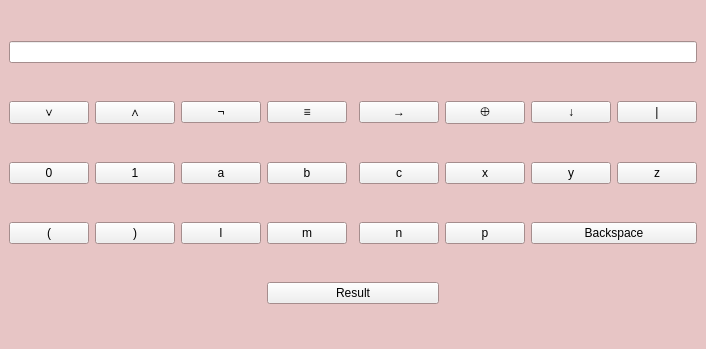
<?xml version="1.0" encoding="UTF-8"?>
<ui version="4.0">
 <class>calculator</class>
 <widget class="QMainWindow" name="calculator">
  <property name="geometry">
   <rect>
    <x>0</x>
    <y>0</y>
    <width>700</width>
    <height>349</height>
   </rect>
  </property>
  <property name="palette">
   <palette>
    <active>
     <colorrole role="Base">
      <brush brushstyle="SolidPattern">
       <color alpha="255">
        <red>255</red>
        <green>255</green>
        <blue>255</blue>
       </color>
      </brush>
     </colorrole>
     <colorrole role="Window">
      <brush brushstyle="SolidPattern">
       <color alpha="255">
        <red>231</red>
        <green>197</green>
        <blue>197</blue>
       </color>
      </brush>
     </colorrole>
     <colorrole role="Highlight">
      <brush brushstyle="SolidPattern">
       <color alpha="255">
        <red>173</red>
        <green>127</green>
        <blue>168</blue>
       </color>
      </brush>
     </colorrole>
    </active>
    <inactive>
     <colorrole role="Base">
      <brush brushstyle="SolidPattern">
       <color alpha="255">
        <red>255</red>
        <green>255</green>
        <blue>255</blue>
       </color>
      </brush>
     </colorrole>
     <colorrole role="Window">
      <brush brushstyle="SolidPattern">
       <color alpha="255">
        <red>231</red>
        <green>197</green>
        <blue>197</blue>
       </color>
      </brush>
     </colorrole>
     <colorrole role="Highlight">
      <brush brushstyle="SolidPattern">
       <color alpha="255">
        <red>173</red>
        <green>127</green>
        <blue>168</blue>
       </color>
      </brush>
     </colorrole>
    </inactive>
    <disabled>
     <colorrole role="Base">
      <brush brushstyle="SolidPattern">
       <color alpha="255">
        <red>231</red>
        <green>197</green>
        <blue>197</blue>
       </color>
      </brush>
     </colorrole>
     <colorrole role="Window">
      <brush brushstyle="SolidPattern">
       <color alpha="255">
        <red>231</red>
        <green>197</green>
        <blue>197</blue>
       </color>
      </brush>
     </colorrole>
     <colorrole role="Highlight">
      <brush brushstyle="SolidPattern">
       <color alpha="255">
        <red>145</red>
        <green>145</green>
        <blue>145</blue>
       </color>
      </brush>
     </colorrole>
    </disabled>
   </palette>
  </property>
  <property name="windowTitle">
   <string>calculator</string>
  </property>
  <widget class="QWidget" name="centralwidget">
   <layout class="QGridLayout" name="gridLayout">
    <item row="3" column="3">
     <widget class="QPushButton" name="b">
      <property name="text">
       <string>b</string>
      </property>
     </widget>
    </item>
    <item row="3" column="8">
     <widget class="QPushButton" name="z">
      <property name="text">
       <string>z</string>
      </property>
     </widget>
    </item>
    <item row="5" column="6">
     <widget class="QPushButton" name="p">
      <property name="text">
       <string>p</string>
      </property>
     </widget>
    </item>
    <item row="1" column="8">
     <widget class="QPushButton" name="Schaeffers_stroke">
      <property name="text">
       <string>|</string>
      </property>
     </widget>
    </item>
    <item row="1" column="0">
     <widget class="QPushButton" name="Disjunction">
      <property name="text">
       <string>∨</string>
      </property>
     </widget>
    </item>
    <item row="3" column="0">
     <widget class="QPushButton" name="Zero">
      <property name="text">
       <string>0</string>
      </property>
     </widget>
    </item>
    <item row="3" column="7">
     <widget class="QPushButton" name="y">
      <property name="text">
       <string>y</string>
      </property>
     </widget>
    </item>
    <item row="5" column="3">
     <widget class="QPushButton" name="m">
      <property name="text">
       <string>m</string>
      </property>
     </widget>
    </item>
    <item row="1" column="3">
     <widget class="QPushButton" name="Equivalence">
      <property name="text">
       <string>≡</string>
      </property>
     </widget>
    </item>
    <item row="1" column="2">
     <widget class="QPushButton" name="Inversion">
      <property name="text">
       <string>¬</string>
      </property>
     </widget>
    </item>
    <item row="1" column="6">
     <widget class="QPushButton" name="XOR">
      <property name="text">
       <string>⊕</string>
      </property>
     </widget>
    </item>
    <item row="3" column="5">
     <widget class="QPushButton" name="c">
      <property name="text">
       <string>c</string>
      </property>
     </widget>
    </item>
    <item row="5" column="0">
     <widget class="QPushButton" name="Left_bracket">
      <property name="text">
       <string>(</string>
      </property>
     </widget>
    </item>
    <item row="3" column="2">
     <widget class="QPushButton" name="a">
      <property name="text">
       <string>a</string>
      </property>
     </widget>
    </item>
    <item row="5" column="7" colspan="2">
     <widget class="QPushButton" name="Backspace">
      <property name="enabled">
       <bool>true</bool>
      </property>
      <property name="text">
       <string>Backspace</string>
      </property>
     </widget>
    </item>
    <item row="3" column="6">
     <widget class="QPushButton" name="x">
      <property name="text">
       <string>x</string>
      </property>
     </widget>
    </item>
    <item row="1" column="5">
     <widget class="QPushButton" name="Implication">
      <property name="text">
       <string>→</string>
      </property>
     </widget>
    </item>
    <item row="3" column="1">
     <widget class="QPushButton" name="One">
      <property name="text">
       <string>1</string>
      </property>
     </widget>
    </item>
    <item row="1" column="1">
     <widget class="QPushButton" name="Conjunction">
      <property name="text">
       <string>∧</string>
      </property>
     </widget>
    </item>
    <item row="5" column="2">
     <widget class="QPushButton" name="l">
      <property name="text">
       <string>l</string>
      </property>
     </widget>
    </item>
    <item row="5" column="1">
     <widget class="QPushButton" name="Right_bracket">
      <property name="text">
       <string>)</string>
      </property>
     </widget>
    </item>
    <item row="5" column="5">
     <widget class="QPushButton" name="n">
      <property name="text">
       <string>n</string>
      </property>
     </widget>
    </item>
    <item row="0" column="0" colspan="9">
     <widget class="QLineEdit" name="input">
      <property name="text">
       <string/>
      </property>
      <property name="frame">
       <bool>true</bool>
      </property>
      <property name="readOnly">
       <bool>false</bool>
      </property>
     </widget>
    </item>
    <item row="1" column="7">
     <widget class="QPushButton" name="Pier_arrow">
      <property name="text">
       <string>↓</string>
      </property>
     </widget>
    </item>
    <item row="6" column="3" colspan="3">
     <widget class="QPushButton" name="Check">
      <property name="text">
       <string>Result</string>
      </property>
     </widget>
    </item>
   </layout>
  </widget>
 </widget>
 <resources/>
 <connections/>
</ui>
